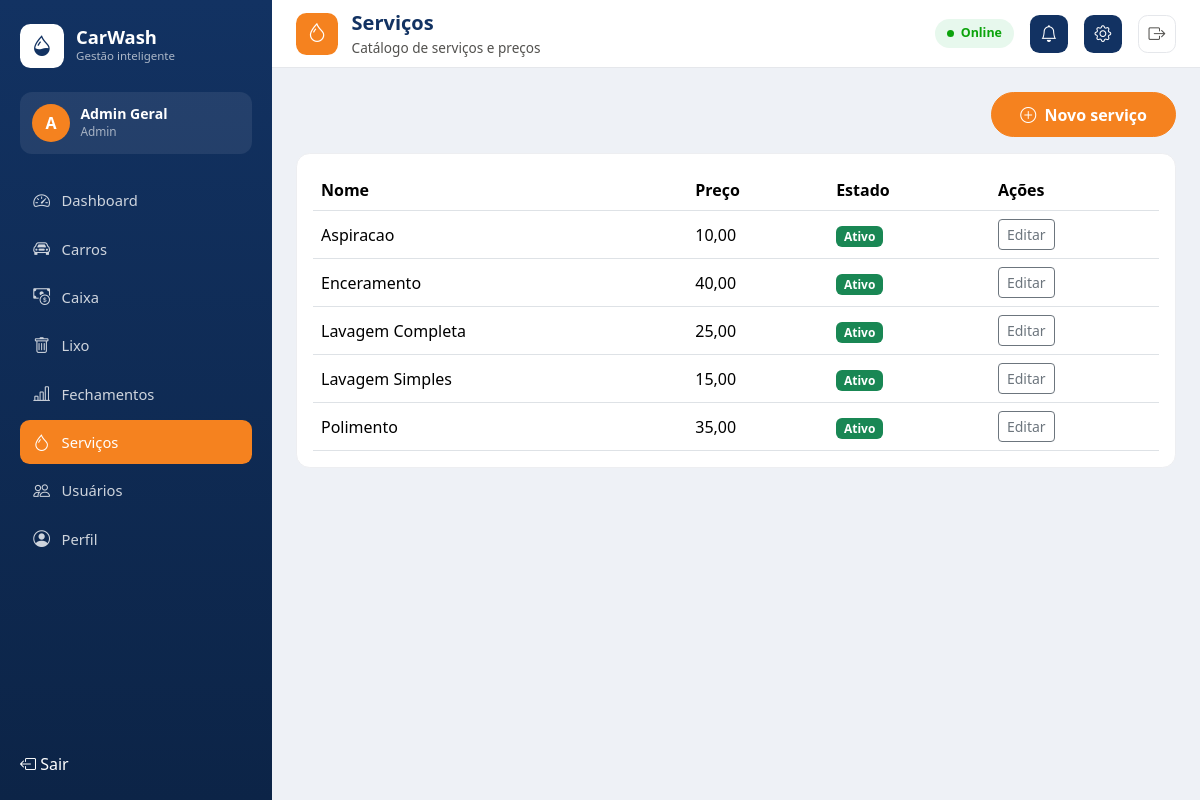
Page /servicos/ (signed in) on the committed database.
### accounts/models.py (models this page shows)
class User(AbstractUser):
    class Role(models.TextChoices):
        SEGURANCA = 'seguranca', 'Segurança'
        TESOUREIRA = 'tesoureira', 'Tesoureira'
        ADMIN = 'admin', 'Admin'
    role = models.CharField(max_length=20, choices=Role.choices)
    def is_seguranca(self):
        return self.role == self.Role.SEGURANCA
    def is_tesoureira(self):
        return self.role == self.Role.TESOUREIRA
    def is_admin_role(self):
        return self.role == self.Role.ADMIN or self.is_superuser

### services/models.py (models this page shows, shortened)
class Service(models.Model):
    name = models.CharField('Nome', max_length=100)
    price = models.DecimalField('Preço', max_digits=10, decimal_places=2)
    active = models.BooleanField('Ativo', default=True)
    class Meta:
        ordering = ['name']

### services/views.py (the view)
# urls.py: path('', views.service_list, name='list'),
@role_required('admin')
def service_list(request):
    return render(request, 'services/list.html', _list_context())

### services/views.py (called while the page is built)
def _list_context(**overrides):
    services = Service.objects.all()
    rows = [(service, ServiceForm(instance=service)) for service in services]
    context = {
        'services': services,
        'rows': rows,
        'create_form': ServiceForm(initial={'active': True}),
        'open_create': False,
        'open_edit_pk': None,
    }
    context.update(overrides)
    return context

### templates/services/list.html (shortened to what this page needs)
{% extends 'base.html' %}
{% block page_icon %}<div class="cw-topbar-icon"><i class="bi bi-droplet"></i></div>{% endblock %}
{% block page_title %}Serviços{% endblock %}
{% block page_subtitle %}Catálogo de serviços e preços{% endblock %}
{% block content %}
<div class="d-flex justify-content-end mb-3">
    <button type="button" class="btn btn-cw-orange" data-bs-toggle="modal" data-bs-target="#createServiceModal">
        <i class="bi bi-plus-circle me-1"></i> Novo serviço
    </button>
</div>
<div class="cw-card p-2 p-md-3 d-none d-md-block">
    <div class="table-responsive">
        <table class="table table-hover align-middle mb-0">
            <thead>
                <tr>
                    <th>Nome</th>
                    <th>Preço</th>
                    <th>Estado</th>
                    <th>Ações</th>
                </tr>
            </thead>
            <tbody>
                {% for service, edit_form in rows %}
                <tr>
                    <td>{{ service.name }}</td>
                    <td>{{ service.price }}</td>
                    <td>
                        {% if service.active %}
                        <span class="badge bg-success">Ativo</span>
                        {% else %}
                        <span class="badge bg-secondary">Inativo</span>
                        {% endif %}
                    </td>
                    <td>
                        <button type="button" class="btn btn-sm btn-outline-secondary" data-bs-toggle="modal" data-bs-target="#editServiceModal{{ service.pk }}">Editar</button>
                    </td>
                </tr>
                {% empty %}
                <tr><td colspan="4" class="text-center text-muted py-4">Nenhum serviço cadastrado.</td></tr>
                {% endfor %}
            </tbody>
        </table>
    </div>
</div>
{% endblock %}

### templates/partials/sidebar_content.html (shortened to what this page needs)
{% load static %}
<div class="cw-sidebar-brand">
    <div class="cw-sidebar-logo"><i class="bi bi-droplet-half"></i></div>
    <div>
        <div class="cw-sidebar-brand-name">CarWash</div>
        <div class="cw-sidebar-brand-tagline">Gestão inteligente</div>
    </div>
</div>
<div class="cw-sidebar-user">
    <div class="cw-sidebar-user-avatar">{{ user.username|slice:':1'|upper }}</div>
    <div class="min-w-0">
        <div class="cw-sidebar-user-name">{{ user.get_full_name|default:user.username }}</div>
        <div class="cw-sidebar-user-role">{{ user.get_role_display }}</div>
    </div>
</div>
<nav class="cw-sidebar-nav nav flex-column">
    {% if user.is_admin_role %}
    <a class="nav-link {% if request.resolver_match.url_name == 'admin_dashboard' %}active{% endif %}"
       href="{% url 'admin_dashboard' %}"><i class="bi bi-speedometer2"></i> Dashboard</a>
    {% endif %}
    {% if user.is_seguranca or user.is_admin_role %}
    <a class="nav-link {% if request.resolver_match.app_name == 'vehicles' and request.resolver_match.url_name != 'trash_list' and request.resolver_match.url_name != 'home' %}active{% endif %}"
       href="{% url 'vehicles:list' %}"><i class="bi bi-car-front"></i> {% if user.is_seguranca %}Registros{% else %}Carros{% endif %}</a>
    {% endif %}
    {% if user.is_tesoureira or user.is_admin_role %}
    <a class="nav-link "
       href="{% url 'cashbox:dashboard' %}"><i class="bi bi-cash-coin"></i> Caixa</a>
    {% endif %}
    {% if user.is_admin_role %}
    <a class="nav-link {% if request.resolver_match.url_name == 'trash_list' %}active{% endif %}"
       href="{% url 'vehicles:trash_list' %}"><i class="bi bi-trash"></i> Lixo</a>
    <a class="nav-link {% if request.resolver_match.url_name == 'closures' or request.resolver_match.url_name == 'period_closure_create' %}active{% endif %}"
       href="{% url 'cashbox:closures' %}"><i class="bi bi-bar-chart-line"></i> Fechamentos</a>
    <a class="nav-link {% if request.resolver_match.app_name == 'services' %}active{% endif %}"
       href="{% url 'services:list' %}"><i class="bi bi-droplet"></i> Serviços</a>
    <a class="nav-link {% if request.resolver_match.url_name == 'user_list' %}active{% endif %}"
       href="{% url 'user_list' %}"><i class="bi bi-people"></i> Usuários</a>
    {% endif %}
    <a class="nav-link {% if request.resolver_match.url_name == 'profile' %}active{% endif %}"
       href="{% url 'profile' %}"><i class="bi bi-person-circle"></i> Perfil</a>
</nav>
<div class="mt-auto pt-3">
    <form method="post" action="{% url 'logout' %}">
        <button class="nav-link border-0 bg-transparent w-100 text-start" type="submit">
            <i class="bi bi-box-arrow-left"></i> Sair
        </button>
    </form>
</div>

### static/css/theme.css (style rules this page uses)
:root { --cw-navy: #123262; --cw-navy-dark: #0c2447; --cw-orange: #f5821f; --cw-orange-dark: #d96c0f; --cw-good: #0ca30c; --cw-warning: #fab219; --cw-serious: #ec835a; --cw-critical: #d03b3b; --cw-muted: #898781; --cw-ink-primary: #0b0b0b; --cw-ink-secondary: #52514e; --cw-sidebar-width: 272px; --cw-topbar-height: 68px; }
body { background-color: #eef1f6; }
.cw-sidebar-brand { display: flex; align-items: center; gap: .75rem; margin-bottom: 1.5rem; }
.cw-sidebar-logo { width: 44px; height: 44px; background: #fff; border-radius: .65rem; display: flex; align-items: center; justify-content: center; flex-shrink: 0; }
.cw-sidebar-logo i { font-size: 1.3rem; color: var(--cw-navy); }
.cw-sidebar-brand-name { font-weight: 800; font-size: 1.15rem; line-height: 1.1; }
.cw-sidebar-brand-tagline { font-size: .72rem; color: rgba(255, 255, 255, .65); }
.cw-sidebar-user { background: rgba(255, 255, 255, .08); border-radius: .75rem; padding: .75rem; display: flex; align-items: center; gap: .65rem; margin-bottom: 1.5rem; }
.cw-sidebar-user-avatar { width: 38px; height: 38px; border-radius: 50%; background: var(--cw-orange); color: #fff; display: flex; align-items: center; justify-content: center; font-weight: 700; flex-shrink: 0; }
.cw-sidebar-user-name { font-weight: 600; font-size: .88rem; line-height: 1.2; }
.cw-sidebar-user-role { font-size: .74rem; color: rgba(255, 255, 255, .6); }
.cw-sidebar-nav .nav-link { color: rgba(255, 255, 255, .8); border-radius: .6rem; padding: .6rem .75rem; margin-bottom: .25rem; display: flex; align-items: center; gap: .65rem; font-size: .92rem; font-weight: 500; }
.cw-sidebar-nav .nav-link i { font-size: 1.05rem; width: 1.2rem; text-align: center; }
.cw-sidebar-nav .nav-link.active { background: var(--cw-orange); color: #fff; }
.cw-topbar-icon { width: 42px; height: 42px; border-radius: .65rem; background: var(--cw-orange); color: #fff; display: flex; align-items: center; justify-content: center; font-size: 1.2rem; flex-shrink: 0; }
.btn-cw-orange { background-color: var(--cw-orange); border-color: var(--cw-orange); color: #fff; font-weight: 600; border-radius: 2rem; padding: .6rem 1.75rem; }
.cw-card { background: #fff; border: 1px solid #edeef1; border-radius: .85rem; }

### rows in the picture
User: username "A", get_full_name "Admin Geral", role "Admin"
Service: name "Aspiracao", price "10,00", active "Ativo"
Service: name "Enceramento", price "40,00", active "Ativo"
Service: name "Lavagem Completa", price "25,00", active "Ativo"
Service: name "Lavagem Simples", price "15,00", active "Ativo"
Service: name "Polimento", price "35,00", active "Ativo"
